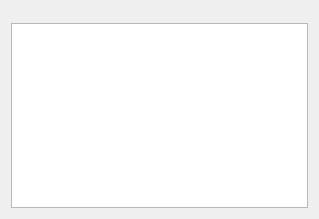
<?xml version="1.0" encoding="UTF-8"?>
<ui version="4.0">
 <class>RobotSelectionWidget</class>
 <widget class="QWidget" name="RobotSelectionWidget">
  <property name="geometry">
   <rect>
    <x>0</x>
    <y>0</y>
    <width>319</width>
    <height>219</height>
   </rect>
  </property>
  <property name="windowTitle">
   <string>Form</string>
  </property>
  <layout class="QVBoxLayout" name="verticalLayout">
   <item>
    <widget class="TeamWidget" name="blue" native="true"/>
   </item>
   <item>
    <widget class="TeamWidget" name="yellow" native="true"/>
   </item>
   <item>
    <widget class="QTreeView" name="robots">
     <property name="uniformRowHeights">
      <bool>true</bool>
     </property>
     <property name="headerHidden">
      <bool>true</bool>
     </property>
     <property name="expandsOnDoubleClick">
      <bool>false</bool>
     </property>
    </widget>
   </item>
  </layout>
 </widget>
 <customwidgets>
  <customwidget>
   <class>TeamWidget</class>
   <extends>QWidget</extends>
   <header>widgets/teamwidget.h</header>
   <container>1</container>
  </customwidget>
 </customwidgets>
 <resources/>
 <connections/>
</ui>
